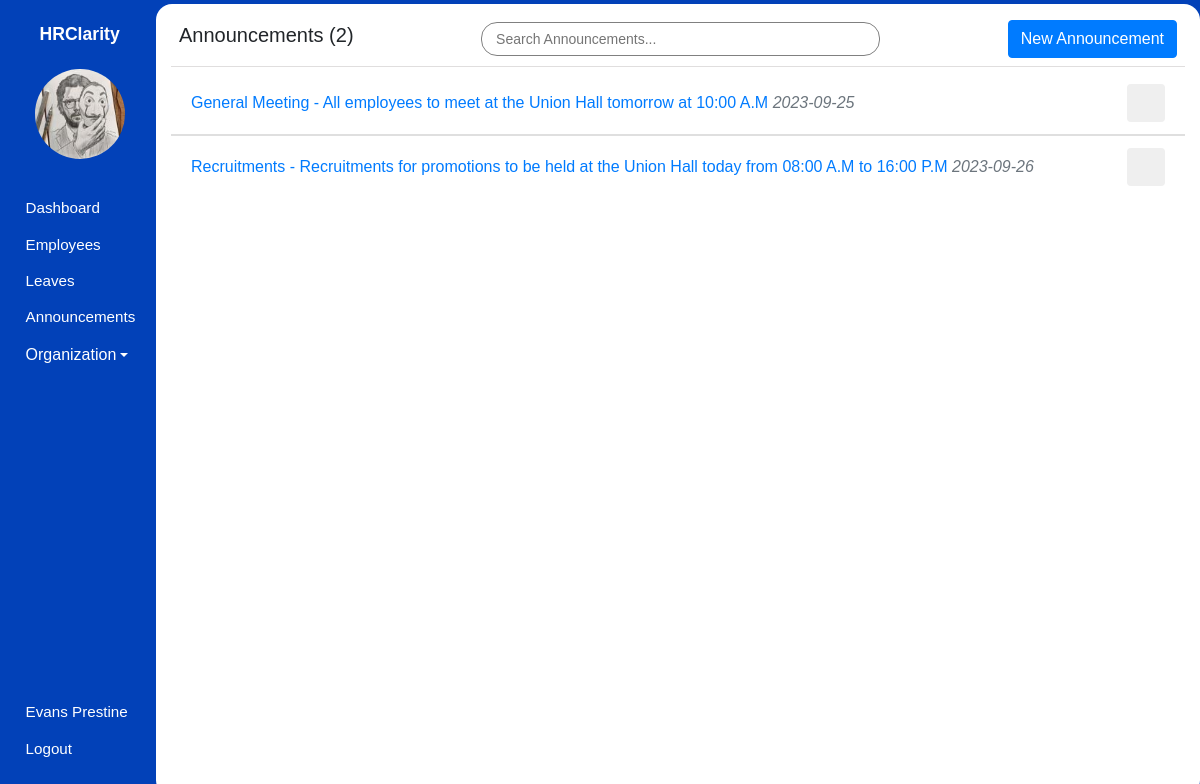
/admin/announcements (signed in), run on the app's committed database.
### hrms/models.py (models this page shows, shortened)
class User(db.Model, UserMixin):
    id = db.Column(db.Integer, primary_key=True)
    first_name = db.Column(db.String(80), nullable=False)
    last_name = db.Column(db.String(120), nullable=False)
    dob = db.Column(db.Date, nullable=False)
    gender = db.Column(db.String(7), nullable=False)
    email_address = db.Column(db.String(120), nullable=False)
    phone_number = db.Column(db.String(20), nullable=False)
    national_id = db.Column(db.Integer, nullable=False)
    user_level = db.Column(db.Integer, nullable=False, default=1)
    user_type = db.Column(db.String(10), nullable=False, default='employee')
    password = db.Column(db.String(60), nullable=False)
    image_file = db.Column(db.String(20), nullable=False, default='default.jpg')
    leaves = db.relationship('Leave')
    occupation_id = db.Column(db.Integer, db.ForeignKey('occupation.id'), nullable=False)

class Announcement(db.Model):
    id = db.Column(db.Integer, primary_key=True)
    title = db.Column(db.String(80), nullable=False)
    content = db.Column(db.Text, nullable=False)
    created_at = db.Column(db.DateTime, default=datetime.utcnow)
    ends_at = db.Column(db.Date)

### hrms/announcements/routes.py (the view)
@announcements.route('/admin/announcements')
@login_required
def view_announcements():
    announcements = Announcement.query.order_by(Announcement.ends_at.asc()).all()
    announcements_count = Announcement.query.count()
    return render_template('announcements.html', page_title='Announcements', announcements=announcements, announcements_count=announcements_count, user=current_user)

### hrms/models.py (called while the page is built)
@login_manager.user_loader
def load_user(user_id):
    user = User.query.filter_by(id=user_id).first()
    return user

### hrms/templates/announcements.html (shortened to what this page needs)
{% extends 'main_layout.html' %} {% block body %}
<section class="app">
  {% include 'admin/aside.html' %}
  <main>
    <div class="main_container container-fluid pt-2">
      <div class="header p-2 d-flex justify-content-between align-items-center">
        <h5>Announcements ({{ announcements_count }})</h5>
        <input
          type="text"
          id="myInput"
          onkeyup="searchFunction()"
          placeholder="Search Announcements..."
          class="form-control-sm"
        />
        <a
          href="{{ url_for('announcements.add_announcement') }}"
          class="btn btn-primary"
          >New Announcement</a
        >
      </div>
      <div class="announcements_wrapper">
        {% for announcement in announcements %}
        <div class="announcement list-group list-group-flush searchable">
          <li
            class="list-group-item d-flex justify-content-between align-items-center"
          >
            <span>
              <a
                href="{{ url_for('announcements.update_announcement', announcement_id=announcement.id) }}"
              >
                {{ announcement.title }} - {{ announcement.content }}
                <i class="text-secondary">{{ announcement.ends_at }}</i>
              </a>
            </span>
            <form
              action="{{ url_for('announcements.delete_announcement', announcement_id=announcement.id) }}"
              method="post"
              onsubmit="return confirm('Are you sure you want to delete this announcement?');"
            >
              <button type="submit" class="btn text-danger">
                <span class="icon icon-trash"></span>
              </button>
            </form>
          </li>
        </div>
        {% endfor %}
      </div>
    </div>
  </main>
</section>
{% endblock body %}

### hrms/templates/admin/aside.html (shortened to what this page needs)
<aside>
  <h1 class="mt-3">HRClarity</h1>
  <div class="container text-center mt-4">
    <img src="{{ url_for('static', filename='images/profile_pictures/' ~ current_user.image_file ) }}" alt="Employee" class="rounded-circle" width="90" height="90" />
  </div>
  <div class="links">
    <ul>
      <li>
        <a href="{{ url_for('admin.admin_dashboard') }}">
            <span class="icon icon-home"></span>
            <span>Dashboard</span>
        </a>
      </li>
      <li>
        <a href="{{ url_for('admin.employees') }}">
            <span class="icon icon-users"></span>
            <span>Employees</span>
        </a>
      </li>
      <li>
        <a href="{{ url_for('leaves.admin_view_leaves') }}">
            <span class="icon icon-car"></span>
            <span>Leaves</span>
        </a>
      </li>
      <li>
        <a href="{{ url_for('announcements.view_announcements') }}">
            <span class="icon icon-speaker"></span>
            <span>Announcements</span>
        </a>
      </li>
      <li class="nav-item dropdown">
        <a class="dropdown-toggle" data-toggle="dropdown" href="#" role="button" aria-expanded="false"><span class="icon icon-building"></span>Organization</a>
    </li>
    </ul>
    <ul>
      <li>
        <a href="{{ url_for('user.profile_settings', employee_id=current_user.id) }}">
            <span class="icon icon-user"></span>
            <span>{{ user.first_name }} {{ user.last_name }}</span>
        </a>
      </li>
      <li>
        <a href="{{ url_for('user.logout') }}">
            <span class="icon icon-power-off"></span>
            <span>Logout</span>
        </a>
      </li>
    </ul>
  </div>
</aside>

### hrms/static/css/icomoon.css (style rules this page uses)
[class^="icon-"], [class*=" icon-"] { font-family: 'icomoon' !important; speak: none; font-style: normal; font-weight: normal; font-variant: normal; text-transform: none; line-height: 1; -webkit-font-smoothing: antialiased; -moz-osx-font-smoothing: grayscale; }
.icon-user:before { content: "\f007"; }
.icon-power-off:before { content: "\f011"; }
.icon-home:before { content: "\f015"; }
.icon-users:before { content: "\f0c0"; }
.icon-building:before { content: "\f1ad"; }
.icon-car:before { content: "\f1b9"; }
.icon-trash:before { content: "\f1f8"; }
.icon-speaker:before { content: "\e32d"; }

### hrms/static/css/styles.css (style rules this page uses)
* { font-family: sans-serif, Arial, Helvetica; padding: 0; margin: 0; }
.app { background: #0241b8; height: 100vh; display: flex; align-items: center; }
.app aside { width: 13%; height: 100%; padding: 0.5em 0 0.2em 0.2em; color: #fff; }
.app aside h1 { font-size: 1.1em; font-weight: bold; text-align: center; }
.app aside .links ul { list-style: none; }
.app aside .links ul li { margin: 0.1em 0; padding: 6px; }
.app aside .links ul li a { text-decoration: none; color: #ffffff; display: flex; align-items: center; }
.app aside .links ul:nth-of-type(1) { margin: 2em 0; }
.app aside .links ul:nth-of-type(2) { position: absolute; bottom: 1em; }
.app aside .links .icon { margin: 0 0.3em 0 0; }
.app aside .links a span:nth-of-type(2), .app aside .links .icon { font-size: 0.95em; }
.app main { width: 87%; height: 99vh; overflow-y: auto; z-index: 5; }
.app main .main_container { border-radius: 16px; background: #fff; padding-bottom: 12px; height: 100%; overflow: auto; }
.app main .main_container .header { background: #fff; position: sticky; top: 0; border-bottom: 1px solid rgb(224, 222, 222); margin-bottom: 5px; }
.app main .main_container .header input { border-radius: 16px; border: 1px solid grey; padding: 0.4em 1em; width: 40%; margin: auto; }

### data on the page
User: image_file (picture), first_name "Evans", last_name "Prestine"
Announcement: title "General Meeting", content "All employees to meet at the Union Hall tomorrow at 10:00 A.M", ends_at "2023-09-25"
Announcement: title "Recruitments", content "Recruitments for promotions to be held at the Union Hall today from 08:00 A.M to 16:00 P.M", ends_at "2023-09-26"

### other printed values
{{ announcements_count }} "2"
